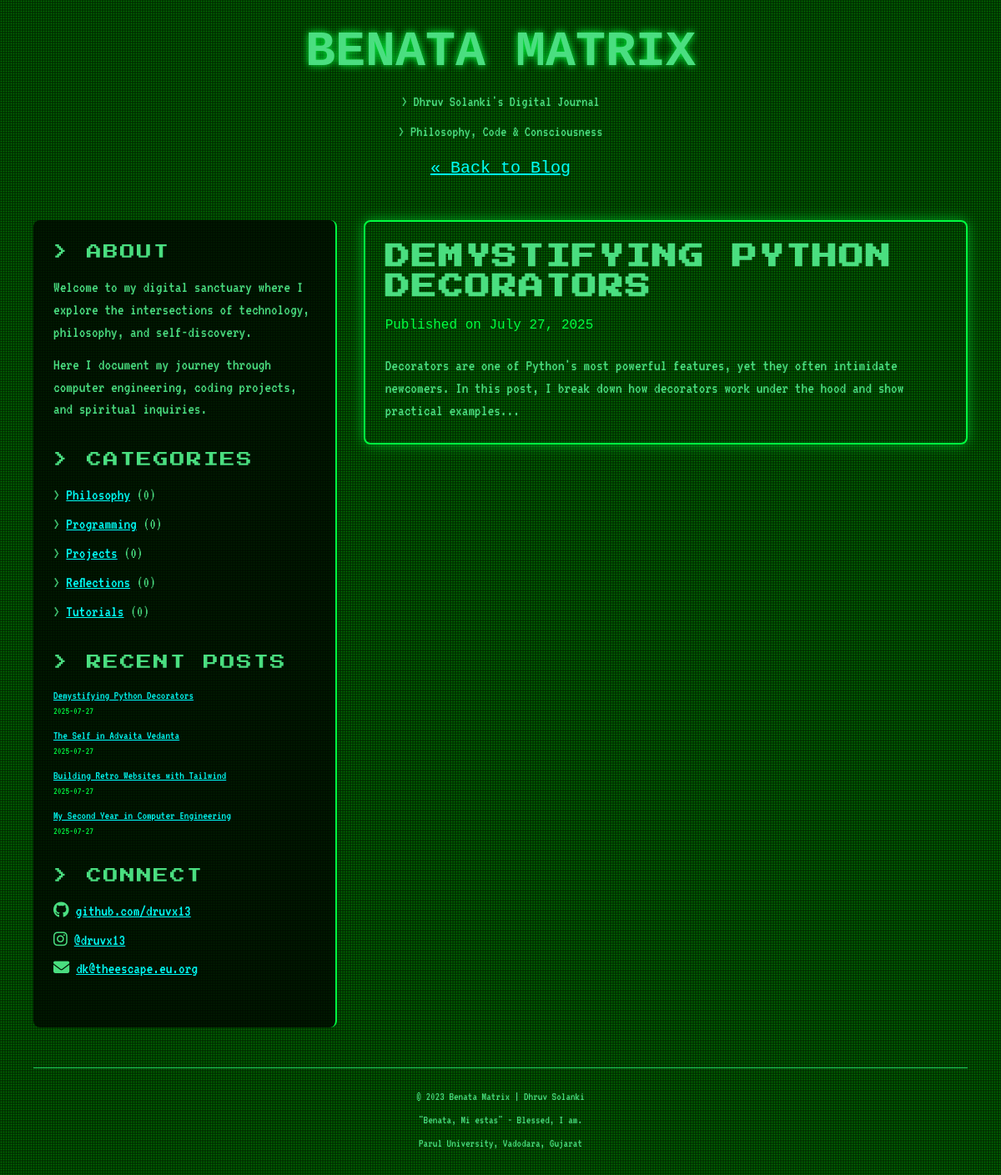
The app's page /post.php?slug=demystifying-python-decorators with its own data.
### tables this page shows
CREATE TABLE posts (
    id INT AUTO_INCREMENT PRIMARY KEY,
    title VARCHAR(255) NOT NULL,
    slug VARCHAR(255) UNIQUE NOT NULL,  
    content TEXT NOT NULL,
    excerpt TEXT,  
    created_at TIMESTAMP DEFAULT CURRENT_TIMESTAMP,
    updated_at TIMESTAMP DEFAULT CURRENT_TIMESTAMP ON UPDATE CURRENT_TIMESTAMP
);

### includes/functions.php (called while the page is built, shortened)
<?php
function get_post_by_slug($pdo, $slug) {
    $sql = "SELECT p.*, GROUP_CONCAT(c.name) as category_names FROM posts p LEFT JOIN post_categories pc ON p.id = pc.post_id LEFT JOIN categories c ON pc.category_id = c.id WHERE p.slug = :slug GROUP BY p.id";
    $stmt = $pdo->prepare($sql);
    $stmt->execute(['slug' => $slug]);
    return $stmt->fetch();
}
function get_recent_posts($pdo, $limit = 5) {
    $sql = "SELECT id, title, slug, created_at FROM posts ORDER BY created_at DESC LIMIT :limit";
    $stmt = $pdo->prepare($sql);
    $stmt->bindValue(':limit', (int)$limit, PDO::PARAM_INT);
    $stmt->execute();
    return $stmt->fetchAll();
}
function get_categories_with_count($pdo) {
    $sql = "SELECT c.name, c.slug, COUNT(pc.post_id) as post_count FROM categories c LEFT JOIN post_categories pc ON c.id = pc.category_id GROUP BY c.id ORDER BY c.name";
    $stmt = $pdo->query($sql);
    return $stmt->fetchAll();
}
function escape($html) {
    return htmlspecialchars($html, ENT_QUOTES | ENT_SUBSTITUTE, "UTF-8");
}
?>

### post.php (the view, shortened to what this page needs)
<?php
require 'includes/db.php';
require 'includes/functions.php';
$slug = $_GET['slug'] ?? '';
$post = get_post_by_slug($pdo, $slug);
$recent_posts = get_recent_posts($pdo);
$categories = get_categories_with_count($pdo);
?>
<!DOCTYPE html>
<html lang="en">
<head>
    <script src="https://cdn.tailwindcss.com"></script>
    <link rel="stylesheet" href="https://cdnjs.cloudflare.com/ajax/libs/font-awesome/6.4.0/css/all.min.css">
    <link rel="stylesheet" href="style.css">
</head>
<body class="bg-black text-green-400 font-mono matrix-bg min-h-screen">
    <div class="container mx-auto px-4 py-8 max-w-6xl">
        <header class="text-center mb-12">
            <h1 class="text-4xl md:text-6xl font-bold mb-4 glow-text">BENATA MATRIX</h1>
            <div class="terminal-text text-lg mb-2">> Dhruv Solanki's Digital Journal</div>
            <div class="terminal-text text-lg mb-4">> Philosophy, Code & Consciousness</div>
            <a href="index.php" class="retro-link text-xl">&laquo; Back to Blog</a>
        </header>
        <div class="flex flex-col md:flex-row gap-8">
            <aside class="md:w-1/3 sidebar p-6 rounded-lg">
                <div class="mb-8">
                    <h2 class="retro-heading text-lg mb-4">> ABOUT</h2>
                    <div class="terminal-text space-y-3">
                        <p>Welcome to my digital sanctuary where I explore the intersections of technology, philosophy, and self-discovery.</p>
                        <p>Here I document my journey through computer engineering, coding projects, and spiritual inquiries.</p>
                    </div>
                </div>
                <div class="mb-8">
                    <h2 class="retro-heading text-lg mb-4">> CATEGORIES</h2>
                    <div class="terminal-text space-y-2">
                        <?php foreach ($categories as $category): ?>
                            <p>> <a href="#" class="retro-link"><?= escape($category['name']) ?></a> (<?= escape($category['post_count']) ?>)</p>
                        <?php endforeach; ?>
                    </div>
                </div>
                <div class="mb-8">
                    <h2 class="retro-heading text-lg mb-4">> RECENT POSTS</h2>
                    <div class="terminal-text space-y-3">
                        <?php foreach ($recent_posts as $p): ?>
                        <div>
                            <p class="text-sm"><a href="post.php?slug=<?= urlencode($p['slug']) ?>" class="retro-link"><?= escape($p['title']) ?></a></p>
                            <p class="text-xs post-date"><?= date('Y-m-d', strtotime($p['created_at'])) ?></p>
                        </div>
                        <?php endforeach; ?>
                    </div>
                </div>
                <div class="mb-8">
                    <h2 class="retro-heading text-lg mb-4">> CONNECT</h2>
                    <div class="terminal-text space-y-2">
                        <p><i class="fab fa-github mr-2"></i><a href="https://github.com/druvx13" class="retro-link">github.com/druvx13</a></p>
                        <p><i class="fab fa-instagram mr-2"></i><a href="#" class="retro-link">@druvx13</a></p>
                        <p><i class="fas fa-envelope mr-2"></i><a href="mailto:dk@theescape.eu.org" class="retro-link">dk@theescape.eu.org</a></p>
                    </div>
                </div>
            </aside>
            <main class="md:w-2/3 space-y-8">
                <div class="content-section p-6 rounded-lg">
                    <h1 class="text-3xl font-bold mb-4 retro-heading"><?= escape($post['title']) ?></h1>
                    <p class="post-date mb-6">Published on <?= date('F j, Y', strtotime($post['created_at'])) ?></p>
                    <div class="post-content terminal-text">
                        <?= $post['content'] ?>
                    </div>
                </div>
            </main>
        </div>
        <footer class="mt-12 text-center terminal-text text-sm">
            <div class="border-t border-green-500 pt-6">
                <p>© 2023 Benata Matrix | Dhruv Solanki</p>
                <p class="mt-2">"Benata, Mi estas" - Blessed, I am.</p>
                <p class="mt-2">Parul University, Vadodara, Gujarat</p>
            </div>
        </footer>
    </div>
</body>
</html>

### style.css (style rules this page uses)
.matrix-bg { background-color: #000; background-image: radial-gradient(rgba(0, 150, 0, 0.75), black 120%), repeating-linear-gradient(0deg, rgba(0, 0, 0, 0.15), rgba(0, 0, 0, 0.15) 1px, transparent 1px, transparent 2px), repeating-linear-gradient(90deg, rgba(0, 0, 0, 0.15), rgba(0, 0, 0, 0.15) 1px, transparent 1px, transparent 2px); background-size: 3px 3px; }
.terminal-text { font-family: 'VT323', monospace; font-size: 1.2rem; line-height: 1.4; }
.retro-heading { font-family: 'Press Start 2P', cursive; font-size: 1.5rem; text-transform: uppercase; letter-spacing: 2px; }
.sidebar { background: rgba(0, 0, 0, 0.7); border-right: 2px solid #00ff41; }
.content-section { border: 2px solid #00ff41; box-shadow: 0 0 15px rgba(0, 255, 65, 0.5); }
.retro-link { color: #00fff9; text-decoration: underline; transition: all 0.3s; }
.glow-text { text-shadow: 0 0 10px #00ff41; }
.post-date { color: #00ff41; }

### records on screen
posts: title "Demystifying Python Decorators", created_at "2025-07-27", title "DEMYSTIFYING PYTHON DECORATORS", created_at "July 27, 2025", content "Decorators are one of Python's most powerful features, yet they often intimidate newcomers. In this post, I break down how decorators work under the hood and show practical examples..."
posts: title "The Self in Advaita Vedanta", created_at "2025-07-27"
posts: title "Building Retro Websites with Tailwind", created_at "2025-07-27"
posts: title "My Second Year in Computer Engineering", created_at "2025-07-27"

### other values on screen
$category['name'] "Philosophy"
$category['post_count'] "0"
$category['name'] "Programming"
$category['name'] "Projects"
$category['name'] "Reflections"
$category['name'] "Tutorials"
